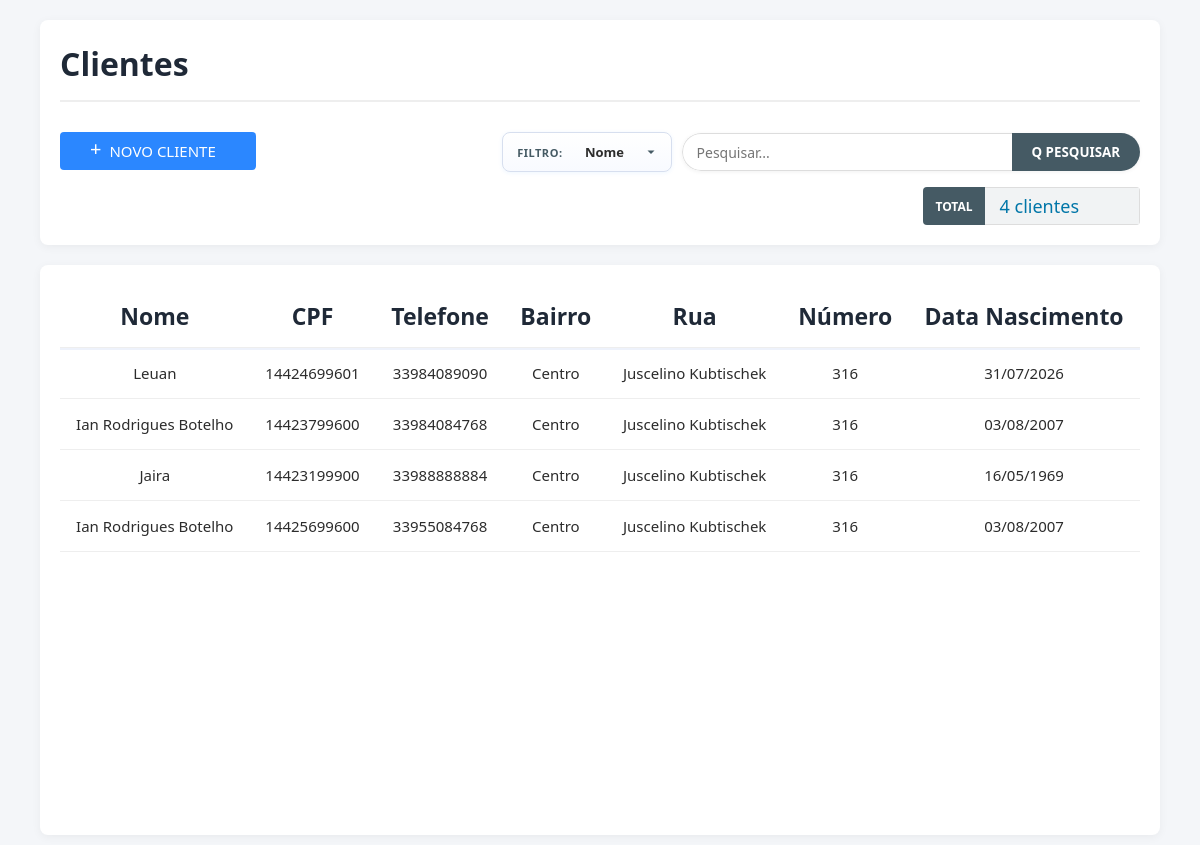
/clientes/, run on an earlier commit of the app's database.
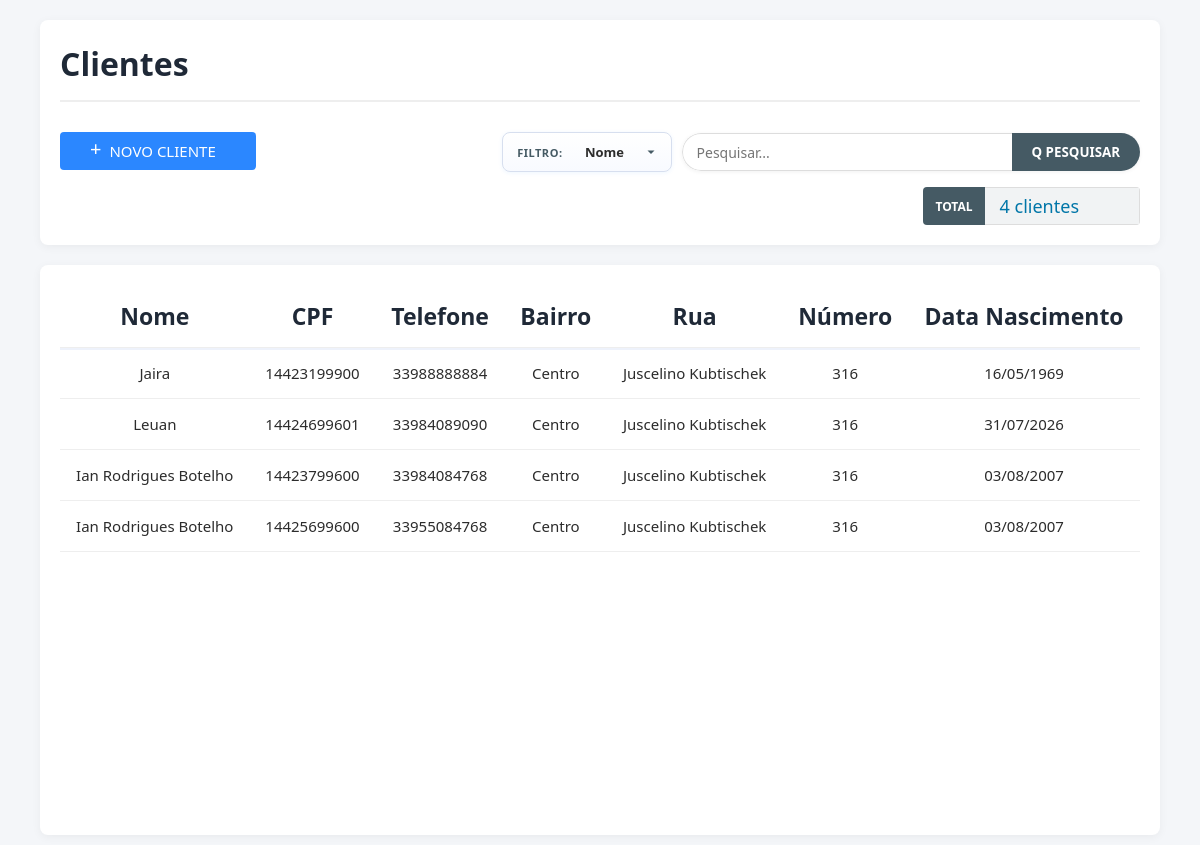
And on a later commit of the database.
### front_end/models.py (models this page shows, shortened)
class Client(models.Model):
    nome = models.CharField(max_length=40)
    cpf = models.CharField("CPF", max_length=11, unique=True)
    telefone = models.CharField(max_length=11, unique=True)
    rua = models.CharField(max_length=30)
    bairro = models.CharField(max_length=20)
    dt_nascimento = models.DateField(null=True, blank=True)
    numero = models.PositiveIntegerField("Número")
    dt_criacao = models.DateTimeField(auto_now=True)

### front_end/views.py (the view)
# urls.py: path('clientes/', views.Cliente, name='clientes'),
def Cliente(request):
    termo_busca = request.GET.get("q", "").strip()
    filtro_campo = request.GET.get("campo", CAMPO_PADRAO_CLIENTE).strip() or CAMPO_PADRAO_CLIENTE
    mostrar_form = request.GET.get("view") == "form"
    form = ClientForm()
    if request.method == "POST":
        form = ClientForm(request.POST)
        if form.is_valid():
            form.save()
            return redirect("front_end:clientes")
        mostrar_form = True
    clientes = Client.objects.all().order_by("-dt_criacao")
    clientes = filtrar_clientes(clientes, filtro_campo, termo_busca)
    contexto = {
        "clientes": clientes,
        "busca": termo_busca,
        "filtro_campo": filtro_campo,
        "mostrar_form": mostrar_form,
        "form": form,
        "total_clientes": clientes.count(),
    }
    return render(request, "pag_clientes.html", contexto)

### front_end/forms.py (shortened to what this page needs)
class ClientForm(forms.ModelForm):
    cpf = forms.CharField(max_length=14)
    telefone = forms.CharField(max_length=16)
    class Meta:
        model = Client
        fields = ['nome', 'cpf', 'telefone', 'rua', 'bairro', 'dt_nascimento', 'numero']

### front_end/search_filters.py (called while the page is built, shortened)
def filtrar_clientes(queryset, campo: str, termo: str):
    termo = (termo or "").strip()
    if not termo:
        return queryset

### Templates/pag_clientes.html (shortened to what this page needs)
<!DOCTYPE html>
<html lang="en">
<head>
</head>
<body>
    <div class="header-container">
        <h1>Clientes</h1>
        <div class="barra_ferramentas">
            <button class="btn-add" type="button" id="btn-novo-cliente" onclick="Adicionar_client()">
                <span>+</span>NOVO CLIENTE
            </button>
            <form class="barra-busca-filtros div-search" method="get" action="{% url 'front_end:clientes' %}">
                <div class="filtro-grupo">
                    <span class="filtro-label">Filtro:</span>
                    <select name="campo" id="search-campo" class="filtro-campo" aria-label="Filtrar por">
                        <option value="nome" {% if filtro_campo == "nome" %}selected{% endif %}>Nome</option>
                    </select>
                </div>
                <div class="busca-grupo">
                    <input id="search-input" name="q" type="search" class="campo-busca" placeholder="Pesquisar..." value="{{ busca }}" autocomplete="off">
                    <button class="btn-busca-filtro" type="submit">Q PESQUISAR</button>
                </div>
            </form>
            <div class="div-total">
                <span class="total-text">TOTAL</span>
                <span id="total-clientes" class="total-clients">{{ total_clientes }} cliente(s)</span>
            </div>
        </div>
    </div>
    <div class="clients-container">
        <div id="list-view" class="{% if mostrar_form %}view-hidden{% endif %}">
            <div class="table-wrapper">
                <table>
                    <thead>
                        <tr>
                            <th>Nome</th>
                            <th>CPF</th>
                            <th>Telefone</th>
                            <th>Bairro</th>
                            <th>Rua</th>
                            <th>Número</th>
                            <th>Data Nascimento</th>
                        </tr>
                    </thead>
                    <tbody id="clientes-tbody">
                        {% for cliente in clientes %}
                        <tr
                            class="cliente-row"
                            data-cliente-id="{{ cliente.id }}"
                            data-search="{{ cliente.nome }} {{ cliente.cpf }} {{ cliente.telefone }} {{ cliente.bairro }} {{ cliente.rua }} {{ cliente.numero }}"
                            data-nome="{{ cliente.nome }}"
                            data-cpf="{{ cliente.cpf }}"
                            data-telefone="{{ cliente.telefone }}"
                            data-bairro="{{ cliente.bairro }}"
                            data-rua="{{ cliente.rua }}"
                            data-numero="{{ cliente.numero }}"
                            onclick="abrirNotasCliente({{ cliente.id }})"
                        >
                            <td>{{ cliente.nome }}</td>
                            <td>{{ cliente.cpf }}</td>
                            <td>{{ cliente.telefone }}</td>
                            <td>{{ cliente.bairro }}</td>
                            <td>{{ cliente.rua }}</td>
                            <td>{{ cliente.numero }}</td>
                            <td>{% if cliente.dt_nascimento %}{{ cliente.dt_nascimento|date:"d/m/Y" }}{% else %}-{% endif %}</td>
                        </tr>
                        {% endfor %}
                    </tbody>
                </table>
            </div>
        </div>
    </div>
 </body>
</html>

What changed in the data, as far as the page shows it:
changed Client "Jaira": moves up the list
